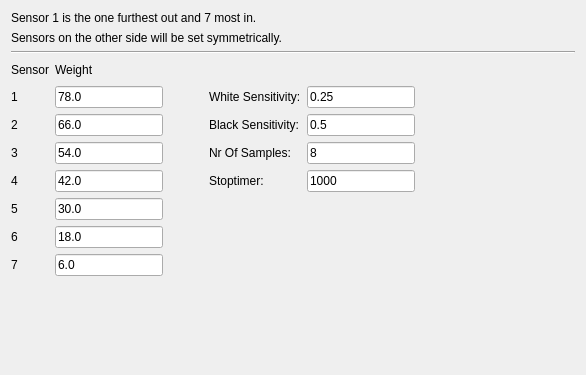
          <widget class="QWidget" name="tab_3">
           <attribute name="icon">
            <iconset resource="Icons/icons.qrc">
             <normaloff>:/allIcons/Dragon-Radar-icon.png</normaloff>:/allIcons/Dragon-Radar-icon.png</iconset>
           </attribute>
           <attribute name="title">
            <string>Sensors</string>
           </attribute>
           <layout class="QVBoxLayout" name="verticalLayout_4">
            <item>
             <widget class="QLabel" name="label_28">
              <property name="text">
               <string>Sensor 1 is the one furthest out and 7 most in. </string>
              </property>
             </widget>
            </item>
            <item>
             <widget class="QLabel" name="label_5">
              <property name="text">
               <string>Sensors on the other side will be set symmetrically.</string>
              </property>
             </widget>
            </item>
            <item>
             <widget class="Line" name="line_5">
              <property name="orientation">
               <enum>Qt::Horizontal</enum>
              </property>
             </widget>
            </item>
            <item>
             <layout class="QGridLayout" name="gridLayout_2">
              <item row="8" column="3">
               <widget class="QLineEdit" name="edit_ADC5">
                <property name="text">
                 <string>30.0</string>
                </property>
               </widget>
              </item>
              <item row="10" column="0">
               <widget class="QLabel" name="label_20">
                <property name="text">
                 <string>7</string>
                </property>
               </widget>
              </item>
              <item row="9" column="0">
               <widget class="QLabel" name="label_19">
                <property name="text">
                 <string>6</string>
                </property>
               </widget>
              </item>
              <item row="3" column="0">
               <widget class="QLabel" name="label_14">
                <property name="text">
                 <string>Sensor</string>
                </property>
               </widget>
              </item>
              <item row="6" column="0">
               <widget class="QLabel" name="label_12">
                <property name="text">
                 <string>3</string>
                </property>
               </widget>
              </item>
              <item row="4" column="0">
               <widget class="QLabel" name="label_11">
                <property name="text">
                 <string>1</string>
                </property>
               </widget>
              </item>
              <item row="5" column="0">
               <widget class="QLabel" name="label_13">
                <property name="text">
                 <string>2</string>
                </property>
               </widget>
              </item>
              <item row="8" column="0">
               <widget class="QLabel" name="label_18">
                <property name="text">
                 <string>5</string>
                </property>
               </widget>
              </item>
              <item row="7" column="0">
               <widget class="QLabel" name="label_17">
                <property name="text">
                 <string>4</string>
                </property>
               </widget>
              </item>
              <item row="3" column="3">
               <widget class="QLabel" name="label_15">
                <property name="text">
                 <string>Weight</string>
                </property>
               </widget>
              </item>
              <item row="4" column="3">
               <widget class="QLineEdit" name="edit_ADC1">
                <property name="text">
                 <string>78.0</string>
                </property>
               </widget>
              </item>
              <item row="5" column="3">
               <widget class="QLineEdit" name="edit_ADC2">
                <property name="text">
                 <string>66.0</string>
                </property>
               </widget>
              </item>
              <item row="10" column="3">
               <widget class="QLineEdit" name="edit_ADC7">
                <property name="text">
                 <string>6.0</string>
                </property>
               </widget>
              </item>
              <item row="3" column="4">
               <spacer name="horizontalSpacer_13">
                <property name="orientation">
                 <enum>Qt::Horizontal</enum>
                </property>
                <property name="sizeHint" stdset="0">
                 <size>
                  <width>40</width>
                  <height>20</height>
                 </size>
                </property>
               </spacer>
              </item>
              <item row="9" column="3">
               <widget class="QLineEdit" name="edit_ADC6">
                <property name="text">
                 <string>18.0</string>
                </property>
               </widget>
              </item>
              <item row="7" column="3">
               <widget class="QLineEdit" name="edit_ADC4">
                <property name="text">
                 <string>42.0</string>
                </property>
               </widget>
              </item>
              <item row="3" column="10">
               <spacer name="horizontalSpacer_4">
                <property name="orientation">
                 <enum>Qt::Horizontal</enum>
                </property>
                <property name="sizeHint" stdset="0">
                 <size>
                  <width>40</width>
                  <height>20</height>
                 </size>
                </property>
               </spacer>
              </item>
              <item row="6" column="3">
               <widget class="QLineEdit" name="edit_ADC3">
                <property name="text">
                 <string>54.0</string>
                </property>
               </widget>
              </item>
              <item row="3" column="9">
               <spacer name="horizontalSpacer_11">
                <property name="orientation">
                 <enum>Qt::Horizontal</enum>
                </property>
                <property name="sizeHint" stdset="0">
                 <size>
                  <width>40</width>
                  <height>20</height>
                 </size>
                </property>
               </spacer>
              </item>
              <item row="3" column="8">
               <spacer name="horizontalSpacer_12">
                <property name="orientation">
                 <enum>Qt::Horizontal</enum>
                </property>
                <property name="sizeHint" stdset="0">
                 <size>
                  <width>40</width>
                  <height>20</height>
                 </size>
                </property>
               </spacer>
              </item>
              <item row="3" column="7">
               <spacer name="horizontalSpacer_33">
                <property name="orientation">
                 <enum>Qt::Horizontal</enum>
                </property>
                <property name="sizeHint" stdset="0">
                 <size>
                  <width>40</width>
                  <height>20</height>
                 </size>
                </property>
               </spacer>
              </item>
              <item row="5" column="6">
               <widget class="QLineEdit" name="edit_Black">
                <property name="text">
                 <string>0.5</string>
                </property>
               </widget>
              </item>
              <item row="4" column="6">
               <widget class="QLineEdit" name="edit_White">
                <property name="text">
                 <string>0.25</string>
                </property>
               </widget>
              </item>
              <item row="5" column="5">
               <widget class="QLabel" name="label_41">
                <property name="text">
                 <string>Black Sensitivity:</string>
                </property>
               </widget>
              </item>
              <item row="4" column="5">
               <widget class="QLabel" name="label_40">
                <property name="text">
                 <string>White Sensitivity:</string>
                </property>
               </widget>
              </item>
              <item row="6" column="5">
               <widget class="QLabel" name="label_3">
                <property name="text">
                 <string>Nr Of Samples:</string>
                </property>
               </widget>
              </item>
              <item row="6" column="6">
               <widget class="QLineEdit" name="edit_nrOfSamples">
                <property name="text">
                 <string>8</string>
                </property>
               </widget>
              </item>
              <item row="7" column="5">
               <widget class="QLabel" name="label_42">
                <property name="text">
                 <string>Stoptimer:</string>
                </property>
               </widget>
              </item>
              <item row="7" column="6">
               <widget class="QLineEdit" name="edit_Stoptimer">
                <property name="text">
                 <string>1000</string>
                </property>
               </widget>
              </item>
             </layout>
            </item>
            <item>
             <layout class="QHBoxLayout" name="horizontalLayout_4">
              <item>
               <spacer name="horizontalSpacer_28">
                <property name="orientation">
                 <enum>Qt::Horizontal</enum>
                </property>
                <property name="sizeHint" stdset="0">
                 <size>
                  <width>40</width>
                  <height>20</height>
                 </size>
                </property>
               </spacer>
              </item>
              <item>
               <spacer name="horizontalSpacer_7">
                <property name="orientation">
                 <enum>Qt::Horizontal</enum>
                </property>
                <property name="sizeHint" stdset="0">
                 <size>
                  <width>40</width>
                  <height>20</height>
                 </size>
                </property>
               </spacer>
              </item>
             </layout>
            </item>
            <item>
             <spacer name="verticalSpacer_3">
              <property name="orientation">
               <enum>Qt::Vertical</enum>
              </property>
              <property name="sizeHint" stdset="0">
               <size>
                <width>20</width>
                <height>40</height>
               </size>
              </property>
             </spacer>
            </item>
            <item>
             <layout class="QHBoxLayout" name="horizontalLayout_2">
              <item>
               <widget class="QPushButton" name="btn_SensApply">
                <property name="focusPolicy">
                 <enum>Qt::NoFocus</enum>
                </property>
                <property name="toolTip">
                 <string>Apply</string>
                </property>
                <property name="text">
                 <string/>
                </property>
                <property name="icon">
                 <iconset resource="Icons/icons.qrc">
                  <normaloff>:/allIcons/glossy-3d-blue-orbs2-045-icon.png</normaloff>:/allIcons/glossy-3d-blue-orbs2-045-icon.png</iconset>
                </property>
                <property name="iconSize">
                 <size>
                  <width>64</width>
                  <height>64</height>
                 </size>
                </property>
                <property name="flat">
                 <bool>true</bool>
                </property>
               </widget>
              </item>
              <item>
               <spacer name="horizontalSpacer_5">
                <property name="orientation">
                 <enum>Qt::Horizontal</enum>
                </property>
                <property name="sizeHint" stdset="0">
                 <size>
                  <width>40</width>
                  <height>20</height>
                 </size>
                </property>
               </spacer>
              </item>
             </layout>
            </item>
           </layout>
          </widget>
